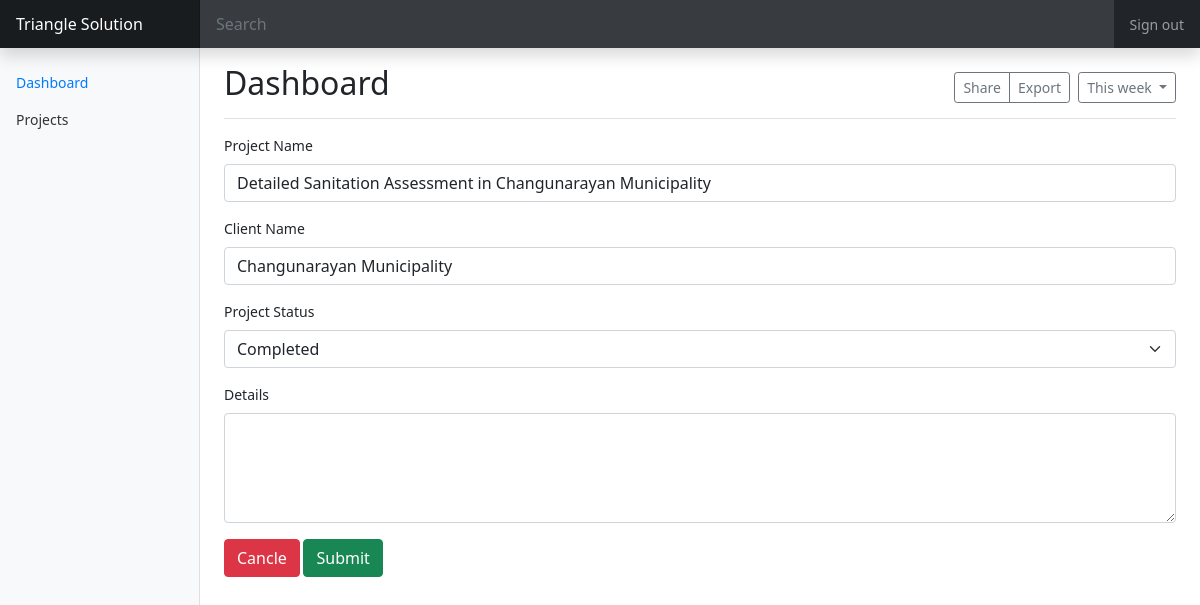
Page /admin/editpage.php?edit=5 on the committed database.
### tables this page shows
CREATE TABLE `project` (
  `p_id` int(11) NOT NULL,
  `p_name` varchar(255) NOT NULL,
  `c_name` varchar(255) NOT NULL,
  `p_status` varchar(255) NOT NULL,
  `p_details` text NOT NULL
);

### admin/editpage.php (the view, shortened to what this page needs)
<?php
    include_once 'loginsystem/includes/dbh.inc.php';
    if (isset($_GET['edit'])) {
        $id = $_GET['edit'];
        $record = mysqli_query($conn, "SELECT * FROM project WHERE p_id = $id");
        $n = mysqli_fetch_array($record);
        $p_name = $n["p_name"];
        $c_name = $n["c_name"];
        $p_status = $n["p_status"];
        $p_details = $n["p_details"];
	}
?>
<!DOCTYPE html>
<html>
<head>
  <link href="../assest/css/bootstrap.min.css" rel="stylesheet">
  <link href="../assest/css/dashboard.css" rel="stylesheet">
</head>
<body>
  <header class="navbar navbar-dark sticky-top bg-dark flex-md-nowrap p-0 shadow">
    <a class="navbar-brand col-md-3 col-lg-2 me-0 px-3" href="#">Triangle Solution</a>
    <input class="form-control form-control-dark w-100" type="text" placeholder="Search" aria-label="Search">
    <ul class="navbar-nav px-3">
      <li class="nav-item text-nowrap">
        <a class="nav-link" href="#">Sign out</a>
      </li>
    </ul>
  </header>
  <div class="container-fluid">
    <div class="row">
      <nav id="sidebarMenu" class="col-md-3 col-lg-2 d-md-block bg-light sidebar collapse">
        <div class="position-sticky pt-3">
          <ul class="nav flex-column">
            <li class="nav-item">
              <a class="nav-link active" aria-current="page" href="#">
                Dashboard
              </a>
            </li>
            <li class="nav-item">
              <a class="nav-link" href="#">
                Projects
              </a>
            </li>
          </ul>
        </div>
      </nav>
      <main class="col-md-9 ms-sm-auto col-lg-10 px-md-4">
        <div
          class="d-flex justify-content-between flex-wrap flex-md-nowrap align-items-center pt-3 pb-2 mb-3 border-bottom">
          <h1 class="h2">Dashboard</h1>
          <div class="btn-toolbar mb-2 mb-md-0">
            <div class="btn-group me-2">
              <button type="button" class="btn btn-sm btn-outline-secondary">Share</button>
              <button type="button" class="btn btn-sm btn-outline-secondary">Export</button>
            </div>
            <button type="button" class="btn btn-sm btn-outline-secondary dropdown-toggle">
              This week
            </button>
          </div>
        </div>
        <form method="POST" action="./editdata.php">
            <div class="mb-3">
            <label class="form-label">Project Name</label>
            <input type="text" name="p_name" class="form-control" value = "<?php echo $p_name; ?>" >
        </div>
        <div class="mb-3">
            <label class="form-label">Client Name</label>
            <input type="text" name="c_name" class="form-control" value = "<?php echo $c_name; ?>" >
        </div>
        <div class="mb-3">
            <label class="form-label">Project Status</label>
            <select class="form-select" name="p_status" value = "<?php echo $p_status; ?>" >
            <?php
              if($p_status=="Ongoing"){
?>
<option value="Ongoing" selected>Ongoing</option>
             <option value="Completed">Completed</option>
<?php
              }else{
                ?>
             <option value="Completed" selected>Completed</option>
<?php
              }
            ?>
            </select>
        </div>
        <div class="mb-3">
            <label class="form-label">Details</label>
           <textarea rows="4" cols="50" class="form-control" name="p_details" ><?php echo $p_details; ?></textarea>
        </div>
                <a href="index.php" class="btn btn-danger">Cancle</a>
                <input type="submit" class="btn btn-success" value="Submit" name="submit"/>
      </form>
      </main>
    </div>
  </div>
</body>
</html>

### assest/css/dashboard.css (style rules this page uses)
body { font-size: 0.875rem; }
.sidebar { position: fixed; top: 0; bottom: 0; left: 0; z-index: 100; padding: 48px 0 0; box-shadow: inset -1px 0 0 rgba(0, 0, 0, 0.1); }
.sidebar .nav-link { font-weight: 500; color: #333; }
.sidebar .nav-link.active { color: #007bff; }
.navbar-brand { padding-top: 0.75rem; padding-bottom: 0.75rem; font-size: 1rem; background-color: rgba(0, 0, 0, 0.25); box-shadow: inset -1px 0 0 rgba(0, 0, 0, 0.25); }
.navbar .form-control { padding: 0.75rem 1rem; border-width: 0; border-radius: 0; }
.form-control-dark { color: #fff; background-color: rgba(255, 255, 255, 0.1); border-color: rgba(255, 255, 255, 0.1); }

### rows in the picture
project: p_name "Detailed Sanitation Assessment in Changunarayan Municipality", c_name "Changunarayan Municipality", p_status "Completed"
